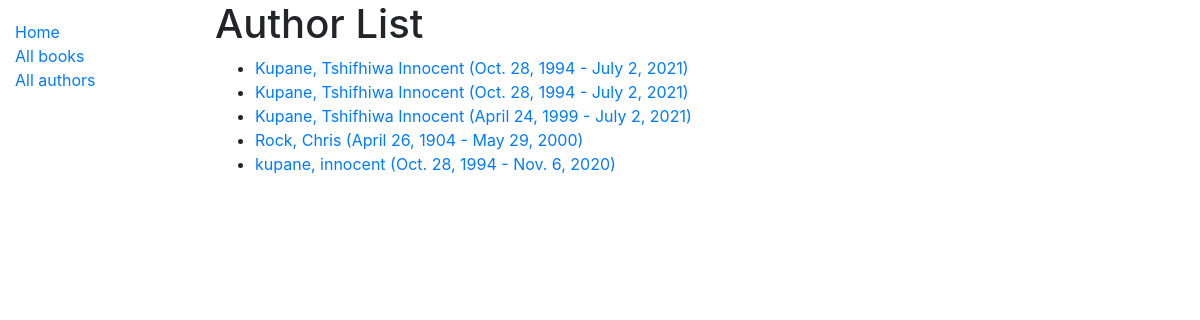
Screenshot of /catalog/authors/ with the database file from the repository.
### catalog/models.py (models this page shows)
class Author(models.Model):
    first_name = models.CharField(max_length=100)
    last_name = models.CharField(max_length=100)
    date_of_birth = models.DateField(null=True, blank=True)
    date_of_death = models.DateField('died', null=True, blank=True)
    class Meta:
        ordering = ['last_name', 'first_name']
    def get_absolute_url(self):
        return reverse('author-detail', args=[str(self.id)])
    def __str__(self):
        return '{0}, {1}'.format(self.last_name, self.first_name)

### catalog/views.py (the view)
# urls.py: path('authors/', views.AuthorListView.as_view(), name='authors'),
class AuthorListView(generic.ListView):
    model = Author
    paginate_by = 10

### catalog/Templates/catalog/author_list.html (shortened to what this page needs)
<!DOCTYPE html>
<html lang="en">
<head>
    <link rel="stylesheet" href="https://cdn.jsdelivr.net/npm/bootstrap@4.5.3/dist/css/bootstrap.min.css">
    {% load static %}
    <link rel="stylesheet" href="{% static 'css/styles.css' %}">
</head>
<body>
    <div class="container-fluid">
        <div class="row">
            <div class="col-sm-2">
                {% block sidebar %}
                <ul class="sidebar-nav">
                    <li><a href="{% url 'index' %}">Home</a></li>
                    <li><a href="{% url 'books' %}">All books</a></li>
                    <li><a href="{% url 'authors' %}">All authors</a></li>
                </ul>
                {% endblock %}
            </div>
            <div class="col-sm-10 ">
                {% block content %}
                <h1>Author List</h1>
                {% if author_list %}
                <ul>
                    {% for author in author_list %}
                    <li>
                        <a href="{{ author.get_absolute_url }}">
                            {{ author }} ({{author.date_of_birth}} - {% if author.date_of_death %}{{author.date_of_death}}{% endif %})
                        </a>
                    </li>
                    {% endfor %}
                </ul>
                {% else %}
                <p>There are no authors available.</p>
                {% endif %}
                {% endblock %}
            </div>
        </div>
    </div>
</body>
</html>

### catalog/static/css/styles.css (style rules this page uses)
.sidebar-nav { margin-top: 20px; padding: 0; list-style: none; }

### rows the page displays
Author: last_name+first_name "Kupane, Tshifhiwa Innocent", date_of_birth "Oct. 28, 1994", date_of_death "July 2, 2021"
Author: last_name+first_name "Kupane, Tshifhiwa Innocent", date_of_birth "Oct. 28, 1994", date_of_death "July 2, 2021"
Author: last_name+first_name "Kupane, Tshifhiwa Innocent", date_of_birth "April 24, 1999", date_of_death "July 2, 2021"
Author: last_name+first_name "Rock, Chris", date_of_birth "April 26, 1904", date_of_death "May 29, 2000"
Author: last_name+first_name "kupane, innocent", date_of_birth "Oct. 28, 1994", date_of_death "Nov. 6, 2020"
